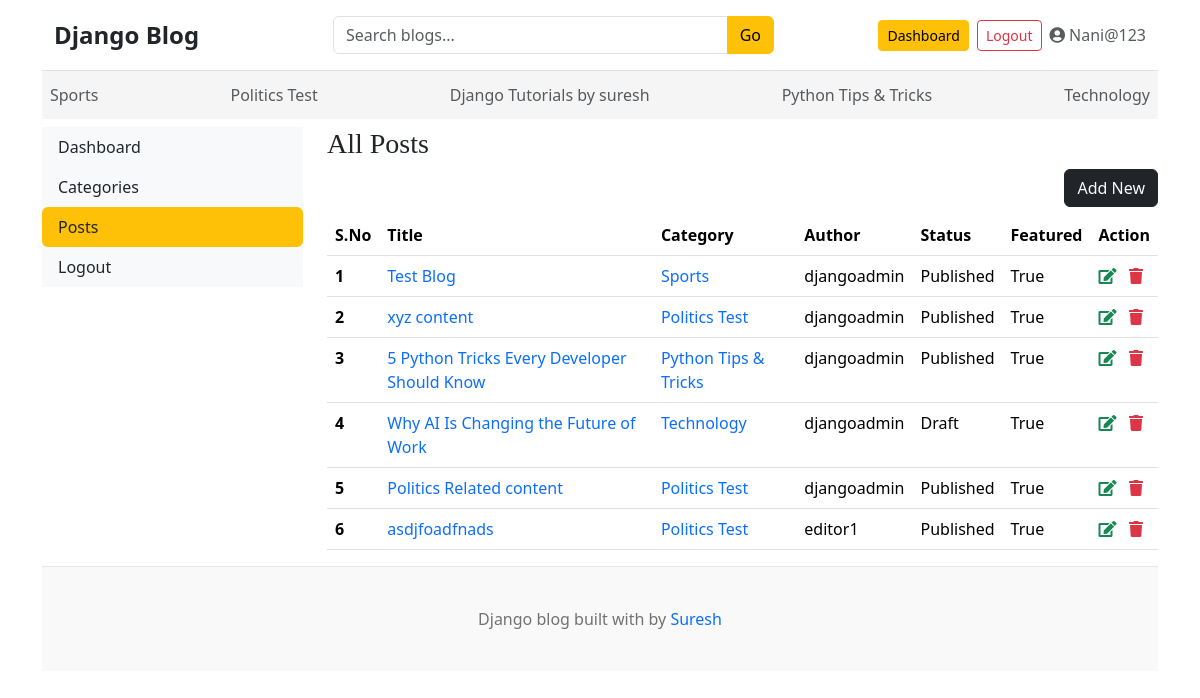
The app's page /dashboards/posts/ (signed in), older data.
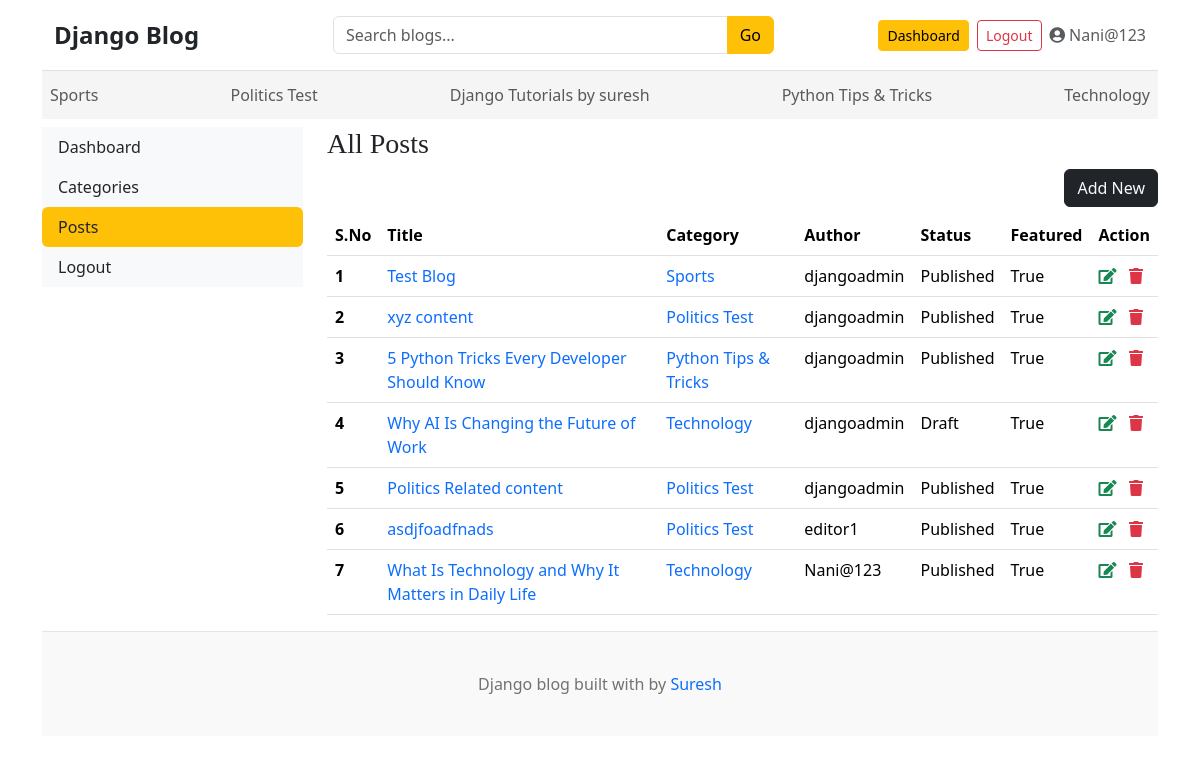
The same page, newer data.
### blogs/models.py (models this page shows, shortened)
class Category(models.Model):
    category_name = models.CharField(max_length=200,unique=True)
    create_at = models.DateField(auto_now=True)
    updated_at = models.DateTimeField(auto_now=True)
    class Meta:
        verbose_name_plural = 'categories'
    def __str__(self):
        return self.category_name

class Blog(models.Model):
    title = models.CharField(max_length=100)
    slug = models.SlugField(max_length=150,unique=True,blank=True)
    category =models.ForeignKey(Category,on_delete=models.CASCADE)
    author = models.ForeignKey(User,on_delete=models.CASCADE)
    featured_image =models.ImageField(upload_to='uploads/%Y/%m/%d')
    short_description = CKEditor5Field('Short Description', config_name='default')
    blog_body = CKEditor5Field('Blog Body', config_name='default')
    status = models.CharField(choices=STATUS_CHOICES,default='Draft')
    is_featured = models.BooleanField(default=False)
    created_at = models.DateTimeField(auto_now_add=True)
    updated_at = models.DateTimeField(auto_now=True)

### dashboards/views.py (the view)
# urls.py: path('posts/',posts,name='posts'),
def posts(request):
    posts = Blog.objects.all()
    context = {
        'posts':posts,
    }
    return render(request,'dashboards/posts.html',context)

### blogs/context_processors.py (called while the page is built)
def get_categories(request):
    categories = Category.objects.all()
    return dict(categories=categories)

def get_social_links(request):
    social_links = SocialLink.objects.all()
    return dict(social_links=social_links)

### templates/dashboards/posts.html (shortened to what this page needs)
{% extends 'base.html' %}
{% block content %}
<div class="row">
    {% include 'dashboards/sidebar.html' %}
    <div class="col-md-9">
    {% if perms.blogs.view_blog %}
    <h3>All Posts</h3>
    <a href="{% url 'add_post' %}" class="btn btn-dark text-light float-end mb-2">Add New</a>
    <table class="table table-hover">
        <thead>
            <tr>
                <th scope="col">S.No</th>
                <th scope="col">Title</th>
                <th scope="col">Category</th>
                <th scope="col">Author</th>
                <th scope="col">Status</th>
                <th scope="col">Featured</th>
                <th scope="col">Action</th>
            </tr>
        </thead>
        <tbody>
            {% for post in posts %}
            <tr>
            <th scope="row">{{forloop.counter}}</th>
            <td><a href="{% url 'blogs' post.slug %}">{{post.title}}</a></td>
            <td><a href="{% url 'post_by_category' post.category_id %}">{{post.category}}</a></td>
            <td>{{post.author}}</td>
            <td>{{post.status}}</td>
            <td>{{post.is_featured}}</td>
            <td>
                <a href="{% url 'edit_post' post.id %}"><i class="fa fa-edit text-success"></i></a>
                <a href="{% url 'delete_post' post.id %}"><i class="fa fa-trash text-danger"></i></a>
            </td>
            </tr>
            {% endfor %}
        </tbody>
    </table>
    {% else %}
    <h5>You do not have permission to view blogs</h5>
    {% endif %}
    </div>
</div>
{% endblock %}

### templates/base.html (shortened to what this page needs)
{% load static %}
<!DOCTYPE html>
<html lang="en">
<head>
    <link href="https://cdn.jsdelivr.net/npm/bootstrap@5.3.3/dist/css/bootstrap.min.css" rel="stylesheet"/>
    <link href="{% static 'css/blog.css' %}" rel="stylesheet">
    <link rel="stylesheet" href="https://cdnjs.cloudflare.com/ajax/libs/
font-awesome/5.15.2/css/all.min.css" />
  </head>
<body>
    <div class="container">
      <header class="py-3 border-bottom">
          <div class="container">
            <div class="row align-items-center gy-2">
              <div class="col-12 col-lg-3 text-center text-lg-start">
                <a class="fs-4 fw-bold text-dark" href="/">Django Blog</a>
              </div>
              <div class="col-12 col-lg-5">
                <form action="{% url 'search' %}" method="GET">
                  <div class="input-group">
                    <input class="form-control" type="text" name="keyword"
                           value="{{ keyword }}"
                           placeholder="Search blogs...">
                    <button class="btn btn-warning" type="submit">Go</button>
                  </div>
                </form>
              </div>
              <div class="col-12 col-lg-4">
                <div class="d-flex flex-column flex-lg-row
                            justify-content-lg-end
                            align-items-lg-center gap-2">
                  {% if not user.is_authenticated %}
                    <a class="btn btn-sm btn-warning" href="{% url 'login' %}">Login</a>
                    <a class="btn btn-sm btn-outline-secondary" href="{% url 'register' %}">Register</a>
                  {% else %}
                    <a href="{% url 'dashboards' %}" class="btn btn-sm btn-warning">
                      Dashboard
                    </a>
                    <a href="{% url 'logout' %}" class="btn btn-sm btn-outline-danger">
                      Logout
                    </a>
                    <span class="d-flex align-items-center text-muted">
                      <i class="fa fa-user-circle me-1"></i>
                      {{ user.username }}
                    </span>
                  {% endif %}
                </div>
              </div>
            </div>
          </div>
    </header>
      <div class="nav-scroller py-1 mb-2" style=" background-color: #f5f5f5; ">
        <nav class="nav d-flex justify-content-between">
          {% for cat in categories %}
          <a class="p-2 text-muted" href="{% url 'post_by_category' cat.id  %}" >{{cat.category_name}}</a>
          {% endfor %}
        </nav>
      </div>
{% block content %}
{% endblock %}
<footer class="blog-footer">
  <p>Django blog built with by <a href="#">Suresh</a></p>
</footer>
</body>
</html>

Row changes from the older to the newer data that the page shows:
added Blog: title "What Is Technology and Why It Matters in Daily Life", category "Technology", author "Nani@123", status "Published", is_featured "True"
